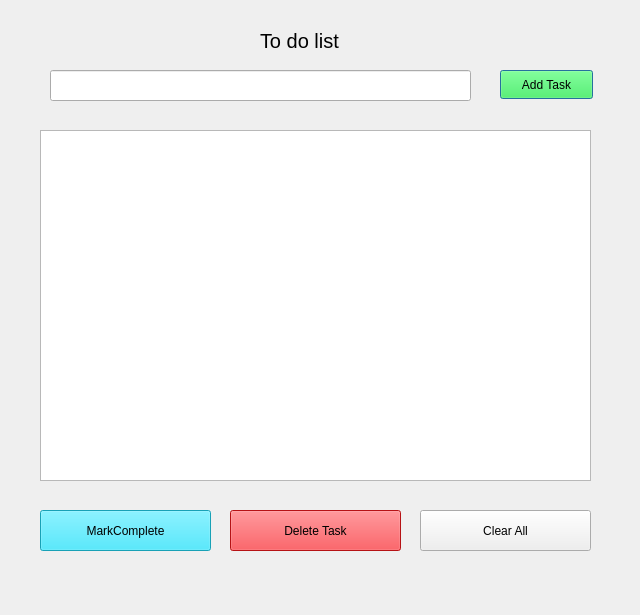
<?xml version="1.0" encoding="UTF-8"?>
<ui version="4.0">
 <class>Dialog</class>
 <widget class="QDialog" name="Dialog">
  <property name="geometry">
   <rect>
    <x>0</x>
    <y>0</y>
    <width>640</width>
    <height>615</height>
   </rect>
  </property>
  <property name="windowTitle">
   <string>Dialog</string>
  </property>
  <widget class="QLabel" name="Todolist">
   <property name="geometry">
    <rect>
     <x>260</x>
     <y>20</y>
     <width>111</width>
     <height>41</height>
    </rect>
   </property>
   <property name="font">
    <font>
     <pointsize>15</pointsize>
    </font>
   </property>
   <property name="text">
    <string>To do list</string>
   </property>
  </widget>
  <widget class="QPushButton" name="Add_btn">
   <property name="geometry">
    <rect>
     <x>500</x>
     <y>70</y>
     <width>93</width>
     <height>29</height>
    </rect>
   </property>
   <property name="styleSheet">
    <string notr="true">background-color: rgb(32, 255, 58)</string>
   </property>
   <property name="text">
    <string>Add Task</string>
   </property>
  </widget>
  <widget class="QPushButton" name="MarkComplete_btn">
   <property name="geometry">
    <rect>
     <x>40</x>
     <y>510</y>
     <width>171</width>
     <height>41</height>
    </rect>
   </property>
   <property name="styleSheet">
    <string notr="true">Background-color:rgb(34, 226, 255)</string>
   </property>
   <property name="text">
    <string>MarkComplete</string>
   </property>
  </widget>
  <widget class="QListWidget" name="List_Output">
   <property name="geometry">
    <rect>
     <x>40</x>
     <y>130</y>
     <width>551</width>
     <height>351</height>
    </rect>
   </property>
  </widget>
  <widget class="QPushButton" name="Clear_btn">
   <property name="geometry">
    <rect>
     <x>420</x>
     <y>510</y>
     <width>171</width>
     <height>41</height>
    </rect>
   </property>
   <property name="text">
    <string>Clear All</string>
   </property>
  </widget>
  <widget class="QPushButton" name="Delete_btn">
   <property name="geometry">
    <rect>
     <x>230</x>
     <y>510</y>
     <width>171</width>
     <height>41</height>
    </rect>
   </property>
   <property name="styleSheet">
    <string notr="true">background-color:rgb(255, 25, 29)</string>
   </property>
   <property name="text">
    <string>Delete Task</string>
   </property>
  </widget>
  <widget class="QLineEdit" name="Input">
   <property name="geometry">
    <rect>
     <x>50</x>
     <y>70</y>
     <width>421</width>
     <height>31</height>
    </rect>
   </property>
  </widget>
 </widget>
 <resources/>
 <connections/>
</ui>
